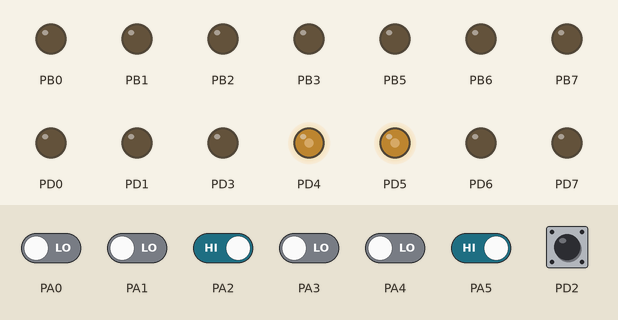
Simulated run of this program. Board: ATmega32, built with avr-gcc and emulated at 8 MHz (the files do not name the chip). Shown: output pins drawn as LEDs (lit = HIGH). Inputs (shaded band) come from the test bench; at power-on: PA2, PA5, PD2 HIGH, PA0, PA1, PA3, PA4 LOW.

Above: at 1.2 s.
1.3 s: PA2 driven LOW
At 2.5 s:
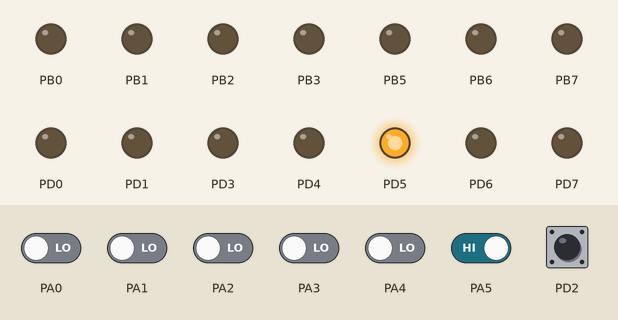
2.8 s: PA5 driven LOW
At 3.9 s:
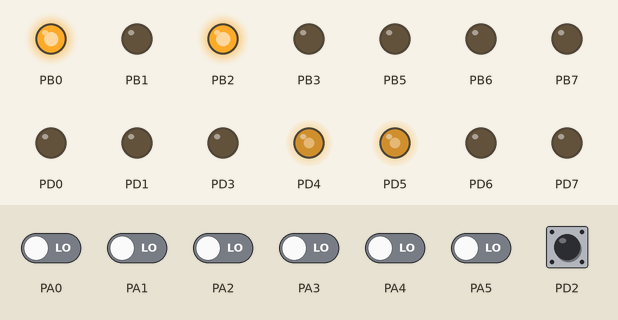
4.3 s: PA5 driven HIGH
At 5.0 s:
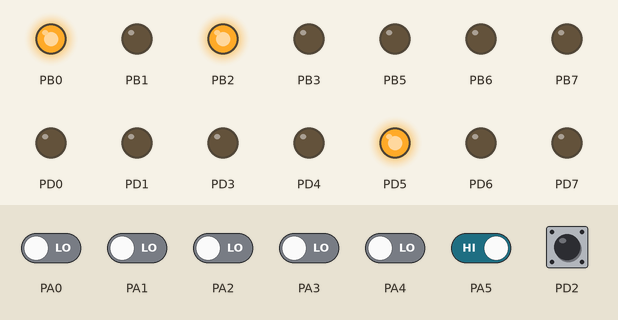
5.8 s: PA5 driven LOW
At 7.5 s:
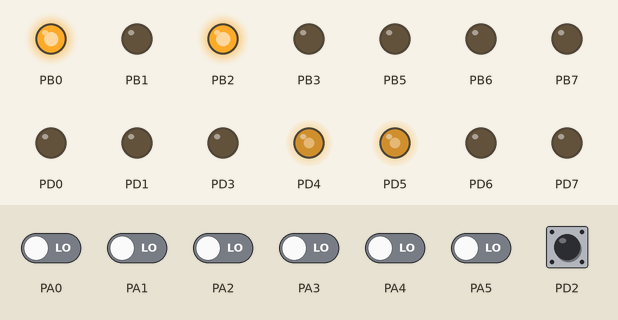
7.8 s: PA0 driven HIGH and PA1 driven HIGH
At 8.2 s:
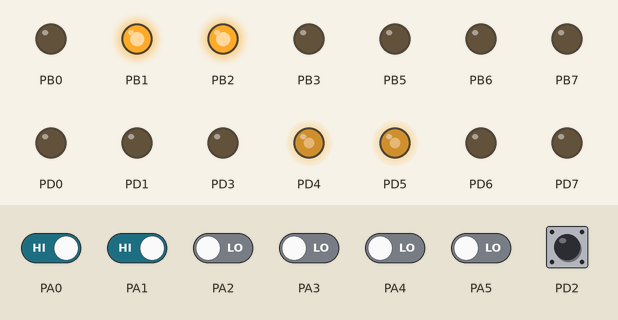
9.3 s: PA4 driven HIGH
At 10.7 s:
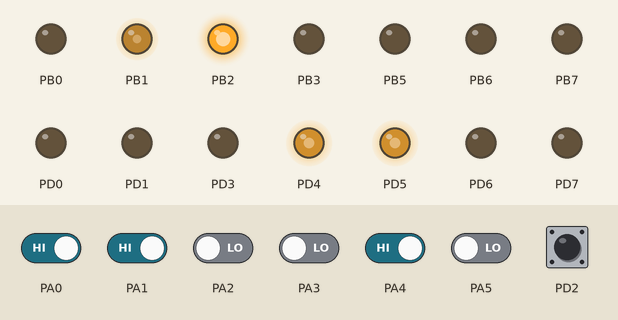
Timing chart, 0 to 11.8 s (numbered marks = the images above; inputs shaded):
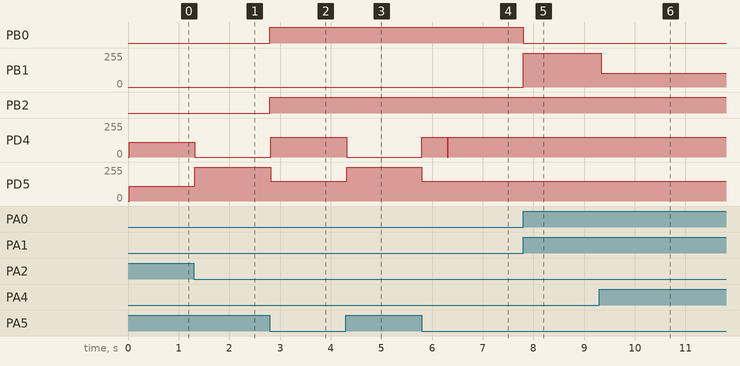

Measured:
- after the input at 1.3 s, PD4: 110/255 → 0/255 at once; PD5: 110/255 → 255/255 at once
- after the input at 2.8 s, PB0, PB2: LOW → HIGH at once; PD4: 0/255 → 150/255 at once; PD5: 255/255 → 150/255 at once
- after the input at 4.3 s, PD4: 150/255 → 0/255 at once; PD5: 150/255 → 255/255 at once
- after the input at 5.8 s, PD4: 0/255 → 150/255 at once; PD5: 255/255 → 150/255 at once
- after the input at 7.8 s, PB0: HIGH → LOW at once; PB1: 0/255 → 255/255 at once
- after the input at 9.3 s, PB1: 255/255 → 103/255 at once

The program:

main.cpp
```cpp
#define F_CPU 8000000UL
#include <avr/io.h>
#include <avr/delay.h>
#include <stdio.h>
#include <avr/interrupt.h>

#define tbi(port,bit){port^=(1<<bit);} // dao bit
#define sbi(port,bit){port|=(1<<bit);}
#define cbi(port,bit){port&=~(1<<bit);}
#define motor_speed 20000  // v tb set OCR // 166
#define db 150
unsigned char k=0;

float Kp = 40;
float Ki = 0;
float Kd = 15;

float error = 0, P = 0, I = 0, D = 0, PID_value = 0;
float prev_error = 0, prev_I = 0;

void send(unsigned char c){        // ham gui ki tu
	while(bit_is_clear(UCSRA,UDRE)); // doi den khi UDRE =1
	UDR=c;
}
void send_string(char *string){        // ham gui chuoi ki tu
	for(int i=0;i<255;i++){
		if(string[i]!=0){
			send(string[i]);
		}
		else break;
	}
}

void set_OCR1A(signed long x){ // doi OCR1A  motor 1 (LEFT)
	if(x>255)x=255;
	if(x<0)x=0;
	unsigned int widthA;
	widthA=(int)((x*motor_speed)/255);
	OCR1A=widthA;
}

void set_OCR1B(signed long x){ // doi OCR1B  motor 2 (RIGHT)
	if(x>255)x=255;
	if(x<0)x=0;
	unsigned int widthB;
	widthB=(int)((x*motor_speed)/255);
	OCR1B=widthB;
}

void caculate_PID(){
	P=error;
	I=I+prev_I;
	D=error-prev_error;
	PID_value = Kp*P+Ki*I+Kd*D;
	prev_I=I;
	prev_error=error;
}

void forward(){
	sbi(PORTB,0); // bit 1             motor 1
	cbi(PORTB,1); // bit 0
	sbi(PORTB,2); // bit 1             motor 2
	cbi(PORTB,3); // bit 0
}

void reverse(){
	cbi(PORTB,0); // bit 1             motor 1
	sbi(PORTB,1); // bit 0
	cbi(PORTB,2); // bit 1             motor 2
	sbi(PORTB,3); // bit 0
}

void left(){ // code du phong sang trai
	cbi(PORTB,0); // bit 1             motor 1
	cbi(PORTB,1); // bit 0
	sbi(PORTB,2); // bit 1             motor 2
	cbi(PORTB,3); // bit 0
}

void right(){ // code du phong sang phai
	sbi(PORTB,0); // bit 1             motor 1
	cbi(PORTB,1); // bit 0
	cbi(PORTB,2); // bit 1             motor 2
	cbi(PORTB,3); // bit 0
}

void rorate_left(){ // vuong trai
	cbi(PORTB,0); // bit 1             motor 1 (LEFT)
	sbi(PORTB,1); // bit 0
	sbi(PORTB,2); // bit 1             motor 2  (RIGHT)
	cbi(PORTB,3); // bit 0
}

void rorate_right(){
	sbi(PORTB,0); // bit 1             motor 1 (LEFT)
	cbi(PORTB,1); // bit 0
	cbi(PORTB,2); // bit 1             motor 2  (RIGHT)
	sbi(PORTB,3); // bit 0
}

void stop(){
	cbi(PORTB,0); // bit 1             motor 1 (LEFT)
	cbi(PORTB,1); // bit 0
	cbi(PORTB,2); // bit 1             motor 2  (RIGHT)
	cbi(PORTB,3); // bit 0
}

void read_sensor(){
	if((bit_is_set(PINA,0))&&(bit_is_set(PINA,1))&&(bit_is_clear(PINA,2))&&(bit_is_set(PINA,3))&&(bit_is_set(PINA,4))) {
		error=0; // forward
		forward();
	}

	else if((bit_is_set(PINA,0))&&(bit_is_clear(PINA,1))&&(bit_is_clear(PINA,2))&&(bit_is_set(PINA,3))&&(bit_is_set(PINA,4))){
		error=-1;  //left 1
		right();
	}

	else if((bit_is_set(PINA,0))&&(bit_is_set(PINA,1))&&(bit_is_clear(PINA,2))&&(bit_is_clear(PINA,3))&&(bit_is_set(PINA,4))){
		error=1; // right 1
		left();
	}

	else if((bit_is_set(PINA,0))&&(bit_is_clear(PINA,1))&&(bit_is_set(PINA,2))&&(bit_is_set(PINA,3))&&(bit_is_set(PINA,4))){
		error=-2;// left 2
		right();
	}
	else if((bit_is_set(PINA,0))&&(bit_is_set(PINA,1))&&(bit_is_set(PINA,2))&&(bit_is_clear(PINA,3))&&(bit_is_set(PINA,4))){
		error=2;  // right 2
		left();
	}

	else if((bit_is_clear(PINA,0))&&(bit_is_clear(PINA,1))&&(bit_is_set(PINA,2))&&(bit_is_set(PINA,3))&&(bit_is_set(PINA,4))){
		error=-3; //left 3
		right();
	}

	else if((bit_is_set(PINA,0))&&(bit_is_set(PINA,1))&&(bit_is_set(PINA,2))&&(bit_is_clear(PINA,3))&&(bit_is_clear(PINA,4))){
		error=3;// right 3
		left();
	}

	else if((bit_is_clear(PINA,0))&&(bit_is_set(PINA,1))&&(bit_is_set(PINA,2))&&(bit_is_set(PINA,3))&&(bit_is_set(PINA,4))){
		error=-4; //left 4
		right();
	}

	else if((bit_is_set(PINA,0))&&(bit_is_set(PINA,1))&&(bit_is_set(PINA,2))&&(bit_is_set(PINA,3))&&(bit_is_clear(PINA,4))){
		error=4;// right 4
		left();
	}

	else if((bit_is_clear(PINA,0))&&(bit_is_clear(PINA,1))&&(bit_is_clear(PINA,2))&&(bit_is_set(PINA,3))&&(bit_is_set(PINA,4))){
		error=10; //reverse left
		//rorate_left();
	}

	else if((bit_is_set(PINA,0))&&(bit_is_set(PINA,1))&&(bit_is_clear(PINA,2))&&(bit_is_clear(PINA,3))&&(bit_is_clear(PINA,4))){
		error=11;// reverse right
		//rorate_right();
	}

	else if((bit_is_set(PINA,0))&&(bit_is_set(PINA,1))&&(bit_is_set(PINA,2))&&(bit_is_set(PINA,3))&&(bit_is_set(PINA,4))){
		error=12; // out line all                                   (...)or( stop) or (net dut);
	}
	else if((bit_is_clear(PINA,0))&&(bit_is_clear(PINA,1))&&(bit_is_clear(PINA,2))&&(bit_is_clear(PINA,3))&&(bit_is_clear(PINA,4))){
		error=13; // in line all                                    (+) then (stop)
	}
}

void d_b(){
	if(error==10){//// xoay trai
		do{
			set_OCR1A(db);
			set_OCR1B(db);
			rorate_right();
			read_sensor();
		}while((error!=0)&&bit_is_clear(PINA,5));
	}
	else if(error==11){    // xoay phai
		do{
			set_OCR1A(db);
			set_OCR1B(db);
			rorate_left();
			read_sensor();
		}while((error!=0)&&bit_is_clear(PINA,5));
	}
	else if(error==12){
		if(bit_is_clear(PINA,5)){     // net dutttttttttttttt
			forward();
			set_OCR1A(db);
			set_OCR1B(db);
			_delay_ms(600);    // doi cho qua net dut
		}
		else if(bit_is_set(PINA,5)){ /// vang ALL chua biet lam gi
			do{
				set_OCR1A(db); // vang all xoay trai
				set_OCR1B(db);
				rorate_left();
				read_sensor();
			}while(error!=0);
		}
	}
	else if(error==13){ // (+) or (dung)
		if(bit_is_clear(PINA,5)){ ///++++++++++++++++++++++++++++++++++
			forward();                    // cho chay toi mot doan
			set_OCR1A(db);
			set_OCR1B(db);
			_delay_ms(500); // can cho qua dau ++ khong qua vung den
			if((bit_is_clear(PINA,0))&&(bit_is_clear(PINA,1))&&(bit_is_clear(PINA,2))&&(bit_is_clear(PINA,3))&&(bit_is_clear(PINA,4))&&(bit_is_clear(PINA,5))){
				stop(); /// vao vung dden hoan toan dung lai
				//_delay_ms(25000);
			}
		}
	}
}

ISR(INT0_vect){
	k++;
	if(k==3)
		k=0;
}

void dieu_chinh(){
	do{
		if(bit_is_clear(PINA,6)){
			while(bit_is_clear(PINA,6));
			Kp++;
		}
		if(bit_is_clear(PINA,7)){
			while(bit_is_clear(PINA,7));
			Kp--;
		}
	}while(bit_is_set(PINB,4));// kiem tra dk lap neu dung
	do{
		if(bit_is_clear(PINA,6)){
			while(bit_is_clear(PINA,6));
			Ki++;
		}
		if(bit_is_clear(PINA,7)){
			while(bit_is_clear(PINA,7));
			Ki--;
			if(Ki<0)Ki=0;
		}
	}while(bit_is_set(PINB,4));
	do{
		if(bit_is_clear(PINA,6)){
			while(bit_is_clear(PINA,6));
			Kd++;
		}
		if(bit_is_clear(PINA,7)){
			while(bit_is_clear(PINA,7));
			Kd--;
		}
	}while(bit_is_set(PINB,4));
	k=0;// ve ban dau
}
int main(void)
{	k=0;
	DDRA=0x00;// connect to sensor
	//PORTA=0xFF;
	DDRB=0xFF; // connect to motor
	PORTB=0x00;
	DDRD=0xFF;
	cbi(DDRD,2);// set chan ngat ngoai
	sbi(PORTD,2);
	cbi(DDRB,4);// set chan mode dieu chinh
	sbi(PORTB,4);

	char tem1[20];
    /* TIMER PWM MODE */
	TCCR1A=(1<<COM1A1) | (1<<COM1B1) | (1<<WGM11);    //chon mode top la ICR1
	TCCR1B=(1<<WGM13) | (1<<WGM12) | (1<<CS11) ;       // bo chia 8  non inverting mode
	ICR1H=0x4E; // 1 chu ki xung la 20 ms <=> 20000=0x4E20
	ICR1L=0x20;     // tong o ICRH va ICRL la 20000
	// INT0: On    Low level
	GICR|=(1<<INT0); // bat int
	MCUCR|=(1<<ISC10);  // che do hoat dong int0
	sei();
    while (1)
    {
		/*if(k==1){

		}
		else if(k==2){ // dieu chinh thong so
			dieu_chinh();
		}*/
		read_sensor();
		caculate_PID();
		d_b();
		set_OCR1B(110-PID_value);// so ma thang line chay
		set_OCR1A(110+PID_value);
		//forward();
	}
}
```
